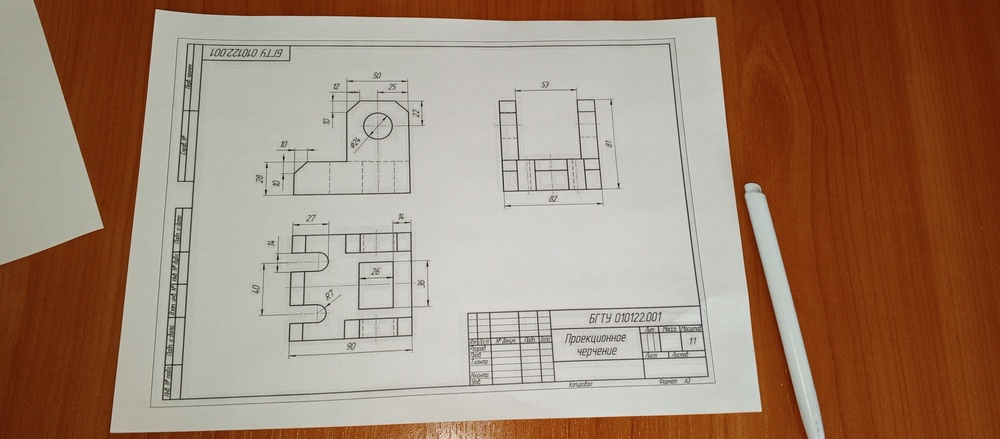
#> input picture notebooks/drawing_photo_2.jpg, 1000 x 439 px, shrunk from 3936 x 1728 before the run, found by its file name
$ jupyter execute --allow-errors image_processing.ipynb
#> lines starting #> are read from the running program, lines starting #| are printed output that depends on the picture; after the words box and inside, x2 and y2 are one past the last pixel; in counts of white or black regions, pixels touching at a corner belong together
# Обработка подаваемого изображения

[cell 1]
import cv2
import seaborn as sns
import numpy as np
import matplotlib.pyplot as plt
import copy

# Вспомогательные функции

[cell 2]
# отображение чертежа
def visual(img, name='image'):
    plt.subplot(1, 1, 1)
    plt.imshow(cv2.cvtColor(img, cv2.COLOR_BGR2RGB))
    plt.axis('off')
    plt.title(name)

## Cчитыватель изображения

[cell 3]
test_image_path = r'D:\A_projects\drawings_scanner\notebooks\drawing_photo_2.jpg'

[cell 4]
image = cv2.imread(test_image_path)
#> image is the input picture: shape (439, 1000, 3); mean B, G, R 114.7, 133.4, 160.3

if (type(image) != np.ndarray) or (type(image) != np.ndarray):
    print('Не корректный путь к файлу')

else:
    visual(img=image, name='Входное изображение')

## Обрабатываем изображение

[cell 5]
gray_image = cv2.cvtColor(image, cv2.COLOR_BGR2GRAY) # делаем серым
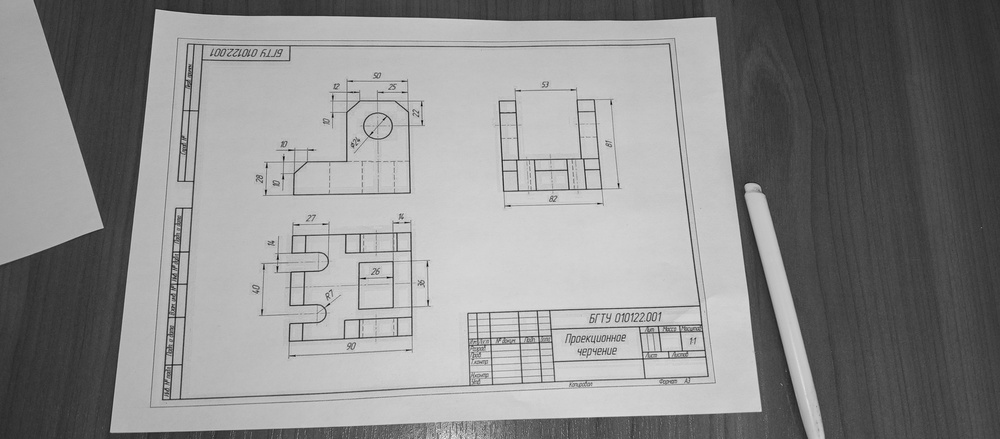
#> gray_image: shape (439, 1000); min 0, max 233, mean 139.3

ret, contrast_image = cv2.threshold(gray_image, 170, 255, cv2.THRESH_BINARY)
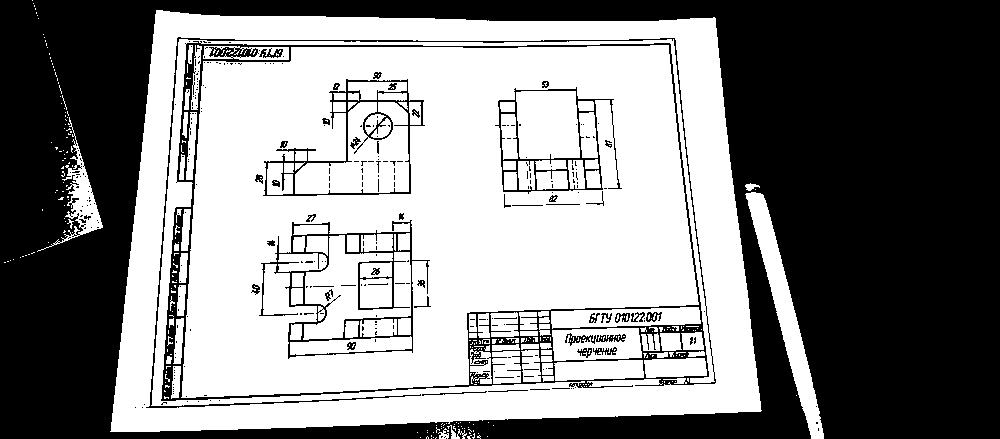
#> contrast_image: shape (439, 1000); 52.3% white; 294 black regions (248 under 20 px), largest, box (x1, y1, x2, y2) and area: (0, 0, 1000, 439) 187828, (146, 37, 716, 408) 12068, (259, 220, 430, 359) 2895

[cell 6]
visual(contrast_image, 'Вид в бинарном представлении')

[cell 7]
edged = cv2.Canny(contrast_image, 20, 255)
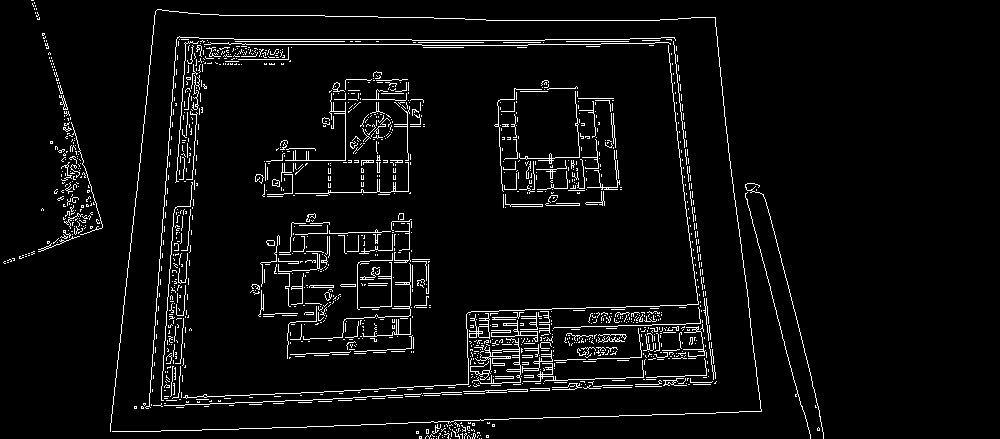
#> edged: shape (439, 1000); 4.8% white in thin lines or dots, all inside (x1, y1, x2, y2) = (3, 0, 824, 439)
contours, hierarchy = cv2.findContours(edged, cv2.RETR_EXTERNAL, cv2.CHAIN_APPROX_NONE)
#> contours = 1376 contours, 1357 with area under 20; largest, box (x1, y1, x2, y2) and area: (469, 313, 490, 339) 163, (491, 320, 538, 342) 120, (472, 338, 521, 384) 56, (470, 346, 511, 380) 54, (309, 285, 334, 288) 41

print("Количество контуров: " + str(len(contours)))
#| Количество контуров: 1376
visual(contrast_image)
visual(edged)
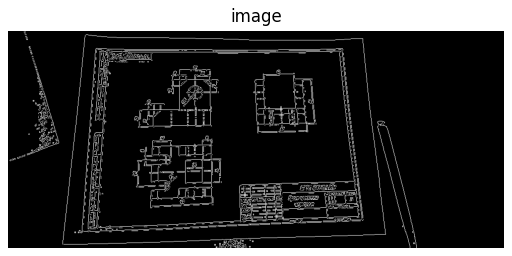
#> figure drawn by matplotlib, 1 panel

[cell 8]
# Получение глваного контура
len_edged = []
for i in edged:
    len_edged.append(len(i))
#> after the loop, len_edged = 439 values from 1000 to 1000

id_main_edged = len_edged.index(max(len_edged))
#> id_main_edged = 0
id_main_edged
head_edged = edged[id_main_edged]
#> head_edged = 1000 values, max 255 at index 31, min 0 at index 0, mean 0.765

[cell 9]
# Получение глваного контура
print(len(contours))
#| 1376
len_contours = []
for i in contours:
    len_contours.append(len(i))
#> this loop made 1376 passes
#> i on passes 1 to 3: [[481, 438]], [[479, 438]], [[450, 438]]
#> after the loop, len_contours = 1376 values, max 4046 at index 1369, min 1 at index 0, mean 26.9

id_main_contours = len_contours.index(max(len_contours))
#> id_main_contours = 1369
id_main_contours
head_contours = contours[id_main_contours]
#> head_contours = contour of 4046 points, box (x1, y1, x2, y2) (110, 9, 762, 432), area 2

[cell 10]
img = image

contours = contours
idx = id_main_contours
#> idx = 1369
mask = np.zeros_like(img)
cv2.drawContours(mask, head_contours, -1, (255, 255, 255), 3)
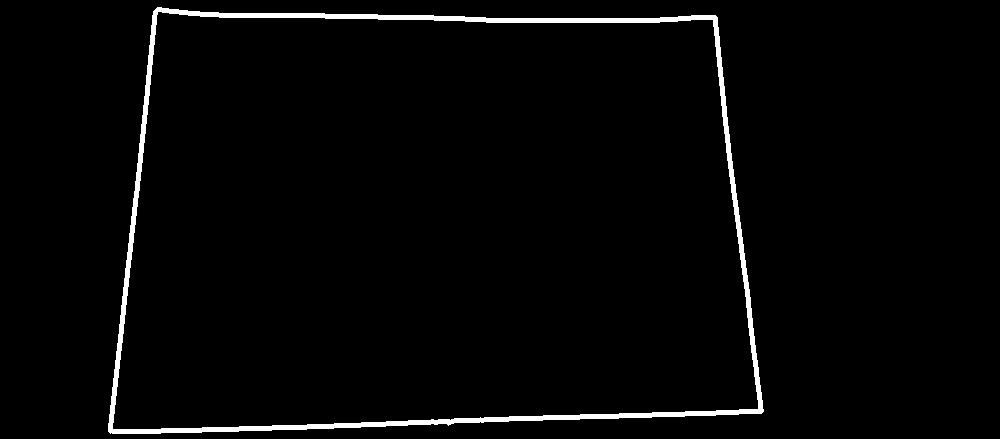
#> mask: shape (439, 1000, 3); 2.3% white; 1 white region, box (x1, y1, x2, y2) and area: (108, 7, 764, 434) 10119
visual(mask, 'mask')

[cell 11]
img.shape
#> Out = (439, 1000, 3)

[cell 12]
img = copy.deepcopy(mask)
gray = cv2.cvtColor(img, cv2.COLOR_BGR2GRAY)
blur = cv2.blur(gray, (13,13))
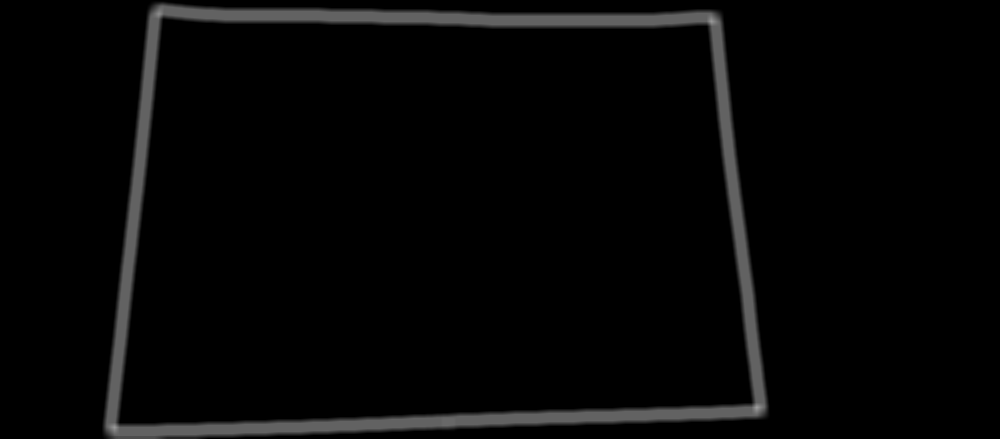
#> blur: shape (439, 1000); min 0, max 157, mean 5.9
visual(blur)
corners = cv2.goodFeaturesToTrack(blur, 6, 0.01, 1) #27, 0.01, 10)
#> corners = [[751, 402], [119, 422], [707, 26], [163, 18], [116, 427], [754, 407]]

for i in corners:
    x, y = i.ravel()
    d = (int(x),int(y))
    cv2.circle(img=img, center=d, radius=15, color=(0,255,0), thickness=-1)
#> this loop made 6 passes

[cell 13]
visual(img)

[cell 14]
# Сортируем точки(границы)
print(corners)
#| [[[751. 402.]]
#|  [[119. 422.]]
#|  [[707.  26.]]
#|  [[163.  18.]]
#|  [[116. 427.]]
#|  [[754. 407.]]]
print('___')

left_up = 0
left_down = 0
right_up = 0
right_down = 0

[cell 15]
np.argmin(corners)
np.max(corners, axis=1)
#> Out has the same summary as corners

[cell 16]
def order_points(pts):
    rect = np.zeros((4, 2), dtype="float32")
    s = pts.sum(axis=1)
    diff = np.diff(pts, axis=1)

    rect[0] = pts[np.argmin(s)]      # top-left
    rect[2] = pts[np.argmax(s)]      # bottom-right
    rect[1] = pts[np.argmin(diff)]   # top-right
    rect[3] = pts[np.argmax(diff)]   # bottom-left

    return rect

doc_cnt = corners[:4].reshape(4, 2)
#> doc_cnt = [[751, 402], [119, 422], [707, 26], [163, 18]]
print(doc_cnt)
#| [[751. 402.]
#|  [119. 422.]
#|  [707.  26.]
#|  [163.  18.]]
ordered = order_points(doc_cnt)
#> in order_points, `s = pts.sum(axis=1)`: s = [1153, 541, 733, 181]
#> in order_points, `diff = np.diff(pts, axis=1)`: diff = [-349, 303, -681, -145]
#> ordered = [[163, 18], [707, 26], [751, 402], [119, 422]]
print(ordered)
#| [[163.  18.]
#|  [707.  26.]
#|  [751. 402.]
#|  [119. 422.]]
